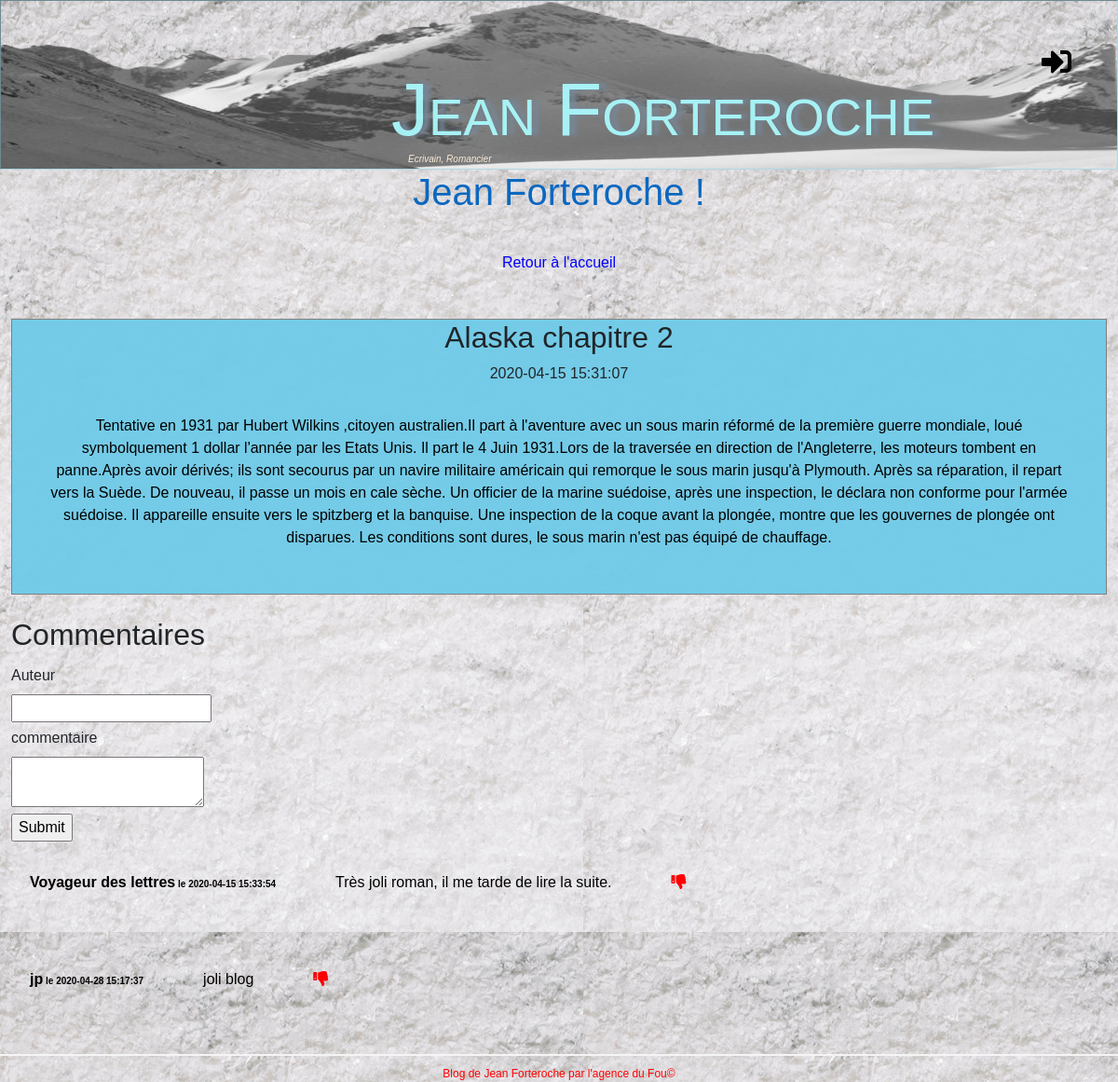
The page /?action=chapitre&id=2 on the database its author committed.
### tables this page shows
CREATE TABLE `chapitre` (
  `id` int(11) NOT NULL,
  `titre` varchar(255) NOT NULL,
  `contenu` text NOT NULL,
  `date_creation` datetime NOT NULL,
  `publication` tinyint(1) NOT NULL DEFAULT '0'
);

CREATE TABLE `commentaire` (
  `id` int(11) NOT NULL,
  `pseudo` varchar(255) NOT NULL,
  `contenu_commentaire` text NOT NULL,
  `signaler` tinyint(1) NOT NULL DEFAULT '0',
  `date_commentaire` datetime NOT NULL,
  `id_chapitre` int(11) NOT NULL
);

### src/Model/ChapitreManager.php (called while the page is built, shortened)
<?php
require_once 'Database.php';
class ChapitreManager
{
   private $bdd;
    public function __construct()
    {
        $this->bdd = new Database();
    }
    public function getUnique($id)
    {
        $req = $this->bdd->getBdd()->prepare('SELECT id, titre, contenu, publication, date_creation FROM chapitre WHERE id = :id');
        $req->bindValue(':id', $id, PDO::PARAM_INT);
        $req->execute();
        $result = $req->fetch( PDO::FETCH_OBJ);
        return $result;
    }
}

### src/Model/Database.php (called while the page is built)
<?php
class Database
{
    private $bdd;
    public function __construct()
    {
        try {
         $this->bdd = new PDO('mysql:host=localhost;dbname=BDD_jean_forteroche;charset=utf8', 'root', 'root', array(PDO::ATTR_ERRMODE => PDO::ERRMODE_EXCEPTION));
        } catch (Exception $e) {
            $this->bdd = null;
        }
    }
    public function getBdd()
    {
        return $this->bdd;
    }
}

### src/Model/CommentaireManager.php (called while the page is built, shortened)
<?php
require_once('Database.php');
class CommentaireManager
{
   private $bdd;
    public function __construct()
    {
        $this->bdd = new Database();
    }
    public function findAll($id)
    {
        $req = $this->bdd->getBdd()->prepare('SELECT id, id_chapitre, contenu_commentaire, pseudo, signaler,date_commentaire FROM commentaire WHERE id_chapitre = :id');
        $req->bindValue(':id', $id);
        $req->execute();
        $resultat= $req->fetchAll();
        return $resultat;
    }
}

### Templates/Frontend/chapitre.php (the view)
<h1>Jean Forteroche !</h1>
        <p><a href="index.php">Retour à l'accueil</a></p>
        <article class="aperçu_chapitre">
           <h2>
               <?= $chapitre->titre;?>
           </h2>
           <span>
           <?= $chapitre->date_creation;?>
           </span>
           <div>
               <p>
               <?= $chapitre->contenu;?>
               </p>
           </div>
        </article>
        <h2 id="commentairetitre">Commentaires</h2>
        <form class="form_commentaire" id="newcomment" action="listechapitre.php?action=add($commentaire)&amp;id=?" method="post">
      <div>
          <label for="pseudo">Auteur</label>
          <input type="text" id="pseudo" name="pseudo" />
      </div>
      <div>
          <label for="contenu_commentaire">commentaire</label>
          <textarea id="contenu_commentaire" name="contenu_commentaire"></textarea>
      </div>
      <div>
          <input type="submit" />
      </div>
  </form>
        <?php
        foreach ($commentaires AS $commentaire) {
            ?>
            <div class="com">
                <p><strong><?php echo htmlspecialchars($commentaire['pseudo']); ?></strong><strong id="datecom"> le <?php echo $commentaire['date_commentaire']; ?></strong></p>
                <p><?php echo nl2br(htmlspecialchars($commentaire['contenu_commentaire'])); ?></p>
                <p><i type="submit" class="signalercom fas fa-thumbs-down"></i></p>
                <br />
            </div>
        <?php
        }
        ?>

### public/css/style.css (style rules this page uses)
body { background: lightslategray url("../images/snowBG.jpg") repeat fixed 0 0; font-family: 'Lucida Sans', 'Lucida Sans Regular', 'Lucida Grande', 'Lucida Sans Unicode', Geneva, Verdana, sans-serif; }
h1, h3 { text-align:center; }
h1 { color: rgb(11, 104, 192); text-align: center; }
.aperçu_chapitre p { margin-top:0px; }
.aperçu_chapitre { display: inline-block; text-align: center; background-color:rgba(112, 202, 232, 0.961); margin-left: 1%; margin-right: 1%; border: 1px grey solid; margin-bottom: 1%; }
#commentairetitre { padding-top: 1%; margin-left: 1%; }
.com { display: flex; flex-direction: row; }
a { text-decoration: none; color: blue; }
p { color: black; text-align: center; padding: 2rem; }
.fa-thumbs-down { color: red; }
#datecom { font-size: 10px; }
label { display: flex; flex-direction: column; padding-top: 5px; }
.form_commentaire { position: relative; left: 1%; }

### rows shown on the page
chapitre: titre "Alaska chapitre 2", date_creation "2020-04-15 15:31:07", contenu "Tentative en 1931 par Hubert Wilkins ,citoyen australien.Il part à l'aventure avec un sous marin réformé de la première guerre mondiale, loué symbolquement 1 dollar l'année par les Etats Unis. Il part le 4 Juin 1931.Lors de la traversée en direction de l'Angleterre, les moteurs tombent en panne.Après avoir dérivés; ils sont secourus par un navire militaire américain qui remorque le sous marin jusqu'à Plymouth. Après sa réparation, il repart vers la Suède. De nouveau, il passe un mois en cale sèche. Un officier de la marine suédoise, après une inspection, le déclara non conforme pour l'armée suédoise. Il appareille ensuite vers le spitzberg et la banquise. Une inspection de la coque avant la…"
commentaire: pseudo "Voyageur des lettres", date_commentaire "2020-04-15 15:33:54", contenu_commentaire "Très joli roman, il me tarde de lire la suite."
commentaire: pseudo "jp", date_commentaire "2020-04-28 15:17:37", contenu_commentaire "joli blog"
